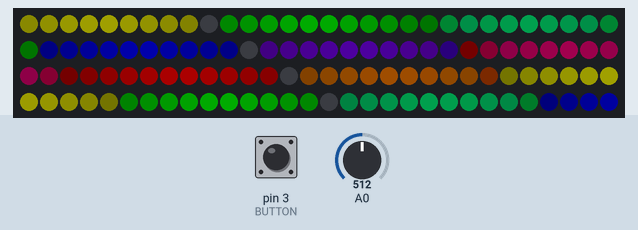
Bench run of a sketch on a simulated Arduino Uno, built with avr-gcc and run on an emulated ATmega328P. Shown: 120 RGB LEDs in strip order, left to right, continuing on the next row. Inputs (shaded band) come from the test bench; at power-on: A0 = 512, pin 3 (BUTTON) LOW. Dim RGB values are drawn brighter than linear.

Above: at 4.2 s.
4.3 s: A0 set to 0
At 5.5 s:
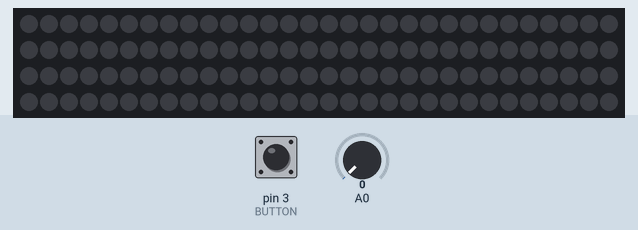
5.8 s: A0 set to 900
At 6.88 s:
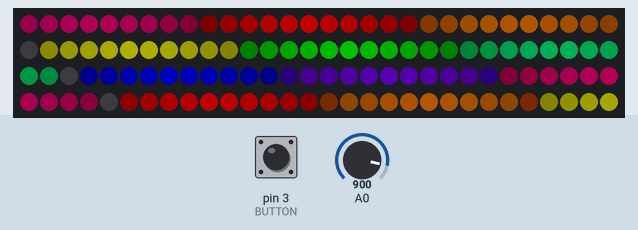
8.8 s: pin 3 (BUTTON) pulled HIGH for 0.15 s
At 9.01 s:
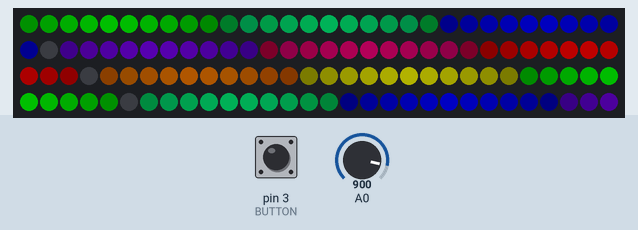
9.5 s: pin 3 (BUTTON) pulled HIGH for 1 s
At 9.93 s:
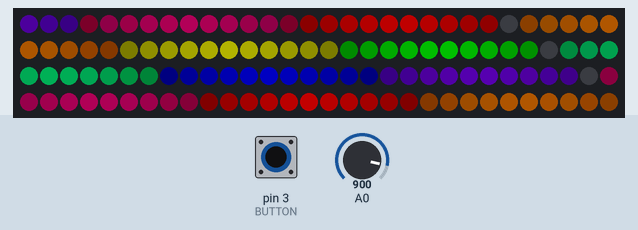
11.1 s: A0 set to 1023
At 11.76 s:
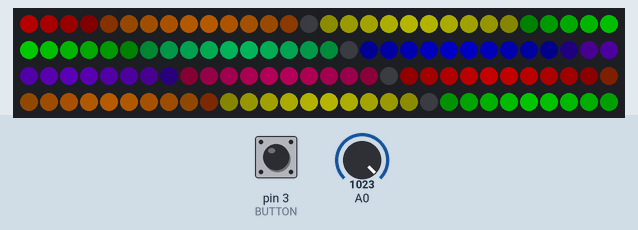
Timing chart, 0 to 13.7 s (numbered marks = the images above; inputs shaded):
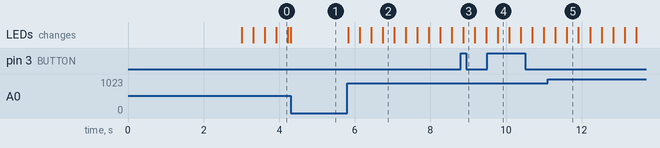

Measured:
- after the input at 4.3 s, the LEDs: change at once (image 1)
- after the input at 5.8 s, the LEDs: first change at once (image 2 shows a later state)

The sketch:

ColorPalette.ino
```cpp
#include <FastLED.h>
#define LED_PIN     10
#define BUTTON      3
#define NUM_LEDS    120
#define BRIGHTNESS  100
#define LED_TYPE    WS2812B
#define COLOR_ORDER GRB
CRGB leds[NUM_LEDS];
unsigned long previous_mills = 0;
unsigned long previous_debounce = 0;
short int brightness = 1;
short int interval = 10;
short int debounce = 30;
short int speedX = 1;
int buttonState = LOW;
int lastButtonState = LOW;

CRGBPalette16 currentPalette;
TBlendType    currentBlending;

void setup() {
    delay( 3000 ); // power-up safety delay
    FastLED.addLeds<LED_TYPE, LED_PIN, COLOR_ORDER>(leds, NUM_LEDS).setCorrection( TypicalLEDStrip );
    FastLED.setBrightness(  BRIGHTNESS );
    //Serial.begin(9600);

    //CHOOSE ONE DEMO PALETTE
    //currentPalette = RainbowColors_p;
    currentPalette = RainbowStripeColors_p;
    //currentPalette = CloudColors_p;
    //currentPalette = PartyColors_p;

    //CHOOSE EITHER BLEND MODE
    currentBlending = LINEARBLEND;
    //currentBlending = NOBLEND;
}

void loop()
{

    static uint8_t startIndex = 0;

    //Read brightness every 10 ms to reduce flicker
    if(millis() - previous_mills >= interval){
        brightness = map(analogRead(0), 0, 1023, 1, 255);
        previous_mills = millis();
    }

    int reading = digitalRead(BUTTON);

     if (reading != lastButtonState) {
    // reset the debouncing timer
    previous_debounce = millis();
    }

     if ((millis() - previous_debounce) > debounce) {
    // Button has remained in the same state for the duration of debounce

    // if the button state has changed:
    if (reading != buttonState) {
      buttonState = reading;

      // Do something when the button is pressed
      if (buttonState == HIGH) {
        //Serial.println("BUTTON PRESSED");
        if (speedX < 6)
          speedX++;
        else
          speedX = 1;
        }
      }
    }

    lastButtonState = reading;

    //Serial.println(brightness);

    startIndex = startIndex + speedX; /* motion speed */


    FillLEDsFromPaletteColors(startIndex,brightness);
    //FillLEDsFromPaletteColors2(startIndex);

    FastLED.show();
    FastLED.delay(10);

}

void FillLEDsFromPaletteColors( uint8_t colorIndex, uint8_t brightness)
{
    for( int i = 0; i < NUM_LEDS; i++) {
        leds[i] = ColorFromPalette( currentPalette, colorIndex, brightness, currentBlending);
        colorIndex += 3;
    }
}
/*
void FillLEDsFromPaletteColors2( uint8_t colorIndex2)
{
    for( int i = 30; i < 60; i++) {
        leds[i] = ColorFromPalette( RainbowStripeColors_p, colorIndex2, BRIGHTNESS, currentBlending);
        colorIndex2 += 3;
    }
}
*/
```
